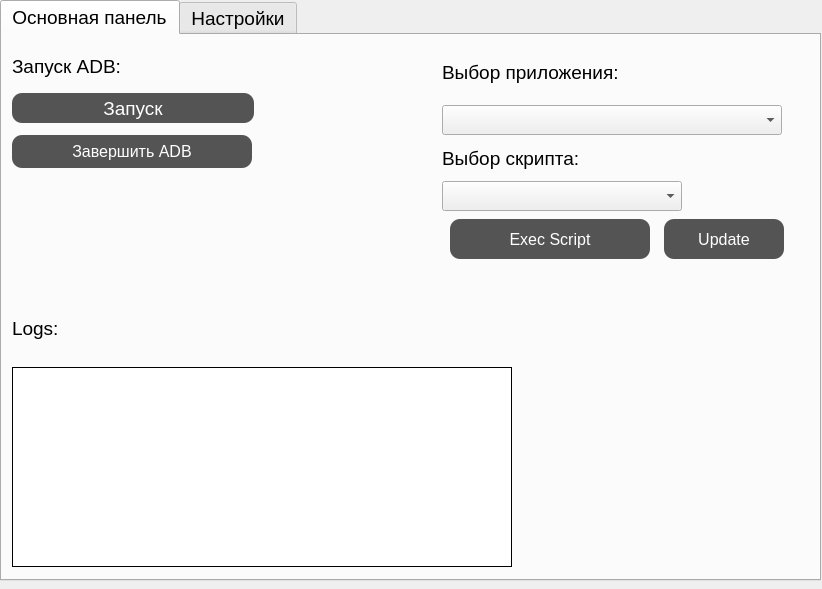
<?xml version="1.0" encoding="UTF-8"?>
<ui version="4.0">
 <class>MainWindow</class>
 <widget class="QMainWindow" name="MainWindow">
  <property name="geometry">
   <rect>
    <x>0</x>
    <y>0</y>
    <width>822</width>
    <height>589</height>
   </rect>
  </property>
  <property name="windowTitle">
   <string>MainWindow</string>
  </property>
  <widget class="QWidget" name="centralwidget">
   <widget class="QTabWidget" name="tabWidget">
    <property name="geometry">
     <rect>
      <x>0</x>
      <y>0</y>
      <width>821</width>
      <height>581</height>
     </rect>
    </property>
    <property name="font">
     <font>
      <pointsize>14</pointsize>
     </font>
    </property>
    <property name="currentIndex">
     <number>0</number>
    </property>
    <widget class="QWidget" name="tab">
     <attribute name="title">
      <string>Основная панель</string>
     </attribute>
     <widget class="QWidget" name="verticalLayoutWidget">
      <property name="geometry">
       <rect>
        <x>10</x>
        <y>260</y>
        <width>531</width>
        <height>282</height>
       </rect>
      </property>
      <layout class="QVBoxLayout" name="verticalLayout">
       <item>
        <widget class="QLabel" name="label">
         <property name="maximumSize">
          <size>
           <width>16777215</width>
           <height>50</height>
          </size>
         </property>
         <property name="styleSheet">
          <string notr="true">font: 20pt &quot;MS Shell Dlg 2&quot;;</string>
         </property>
         <property name="text">
          <string>Logs:</string>
         </property>
        </widget>
       </item>
       <item>
        <widget class="QPlainTextEdit" name="plainTextEdit_logs">
         <property name="minimumSize">
          <size>
           <width>500</width>
           <height>200</height>
          </size>
         </property>
         <property name="maximumSize">
          <size>
           <width>500</width>
           <height>200</height>
          </size>
         </property>
         <property name="styleSheet">
          <string notr="true">border: 1px solid black;</string>
         </property>
        </widget>
       </item>
      </layout>
     </widget>
     <widget class="QWidget" name="verticalLayoutWidget_2">
      <property name="geometry">
       <rect>
        <x>440</x>
        <y>10</y>
        <width>352</width>
        <height>221</height>
       </rect>
      </property>
      <layout class="QVBoxLayout" name="verticalLayout_2">
       <item>
        <widget class="QLabel" name="label_2">
         <property name="minimumSize">
          <size>
           <width>300</width>
           <height>50</height>
          </size>
         </property>
         <property name="maximumSize">
          <size>
           <width>300</width>
           <height>50</height>
          </size>
         </property>
         <property name="styleSheet">
          <string notr="true">font: 14pt &quot;MS Shell Dlg 2&quot;;</string>
         </property>
         <property name="text">
          <string>Выбор приложения:</string>
         </property>
        </widget>
       </item>
       <item>
        <widget class="QComboBox" name="comboBox_app">
         <property name="minimumSize">
          <size>
           <width>340</width>
           <height>30</height>
          </size>
         </property>
         <property name="maximumSize">
          <size>
           <width>340</width>
           <height>30</height>
          </size>
         </property>
         <property name="font">
          <font>
           <pointsize>10</pointsize>
          </font>
         </property>
        </widget>
       </item>
       <item>
        <widget class="QLabel" name="label_3">
         <property name="minimumSize">
          <size>
           <width>240</width>
           <height>30</height>
          </size>
         </property>
         <property name="maximumSize">
          <size>
           <width>240</width>
           <height>30</height>
          </size>
         </property>
         <property name="styleSheet">
          <string notr="true">font: 14pt &quot;MS Shell Dlg 2&quot;;</string>
         </property>
         <property name="text">
          <string>Выбор скрипта:</string>
         </property>
        </widget>
       </item>
       <item>
        <widget class="QComboBox" name="comboBox_script">
         <property name="minimumSize">
          <size>
           <width>240</width>
           <height>30</height>
          </size>
         </property>
         <property name="maximumSize">
          <size>
           <width>240</width>
           <height>30</height>
          </size>
         </property>
         <property name="font">
          <font>
           <pointsize>12</pointsize>
          </font>
         </property>
        </widget>
       </item>
       <item>
        <layout class="QHBoxLayout" name="horizontalLayout">
         <item>
          <widget class="QPushButton" name="pushButton_exec_script">
           <property name="minimumSize">
            <size>
             <width>200</width>
             <height>40</height>
            </size>
           </property>
           <property name="maximumSize">
            <size>
             <width>200</width>
             <height>40</height>
            </size>
           </property>
           <property name="font">
            <font>
             <family>MS Shell Dlg 2</family>
             <pointsize>12</pointsize>
             <weight>9</weight>
             <italic>false</italic>
             <bold>false</bold>
            </font>
           </property>
           <property name="styleSheet">
            <string notr="true">QPushButton{
	border-radius: 10px;
	color: rgb(255, 255, 255);
	font: 75 12pt &quot;MS Shell Dlg 2&quot;;
	background-color: rgb(84, 84, 84);
}

QPushButton:hover{
	border-radius: 10px;
	color: rgb(255, 255, 255);
	font: 75 12pt &quot;MS Shell Dlg 2&quot;;
	background-color: rgb(132, 132, 132);
}

QPushButton:pressed{
	border-radius: 10px;
	color: rgb(255, 255, 255);
	font: 75 12pt &quot;MS Shell Dlg 2&quot;;
	background-color: rgb(84, 84, 84);
	
}</string>
           </property>
           <property name="text">
            <string>Exec Script</string>
           </property>
          </widget>
         </item>
         <item>
          <widget class="QPushButton" name="pushButton_exec_script_2">
           <property name="minimumSize">
            <size>
             <width>120</width>
             <height>40</height>
            </size>
           </property>
           <property name="maximumSize">
            <size>
             <width>120</width>
             <height>40</height>
            </size>
           </property>
           <property name="font">
            <font>
             <family>MS Shell Dlg 2</family>
             <pointsize>12</pointsize>
             <weight>9</weight>
             <italic>false</italic>
             <bold>false</bold>
            </font>
           </property>
           <property name="styleSheet">
            <string notr="true">QPushButton{
	border-radius: 10px;
	color: rgb(255, 255, 255);
	font: 75 12pt &quot;MS Shell Dlg 2&quot;;
	background-color: rgb(84, 84, 84);
}

QPushButton:hover{
	border-radius: 10px;
	color: rgb(255, 255, 255);
	font: 75 12pt &quot;MS Shell Dlg 2&quot;;
	background-color: rgb(132, 132, 132);
}

QPushButton:pressed{
	border-radius: 10px;
	color: rgb(255, 255, 255);
	font: 75 12pt &quot;MS Shell Dlg 2&quot;;
	background-color: rgb(84, 84, 84);
	
}</string>
           </property>
           <property name="text">
            <string>Update</string>
           </property>
          </widget>
         </item>
        </layout>
       </item>
      </layout>
     </widget>
     <widget class="QWidget" name="verticalLayoutWidget_4">
      <property name="geometry">
       <rect>
        <x>10</x>
        <y>10</y>
        <width>242</width>
        <height>131</height>
       </rect>
      </property>
      <layout class="QVBoxLayout" name="verticalLayout_4">
       <item>
        <widget class="QLabel" name="label_4">
         <property name="minimumSize">
          <size>
           <width>240</width>
           <height>30</height>
          </size>
         </property>
         <property name="maximumSize">
          <size>
           <width>240</width>
           <height>30</height>
          </size>
         </property>
         <property name="font">
          <font>
           <family>MS Shell Dlg 2</family>
           <pointsize>14</pointsize>
           <weight>50</weight>
           <italic>false</italic>
           <bold>false</bold>
          </font>
         </property>
         <property name="styleSheet">
          <string notr="true">font: 14pt &quot;MS Shell Dlg 2&quot;;</string>
         </property>
         <property name="text">
          <string>Запуск ADB:</string>
         </property>
        </widget>
       </item>
       <item>
        <widget class="QPushButton" name="pushButton_launch_adb">
         <property name="minimumSize">
          <size>
           <width>0</width>
           <height>30</height>
          </size>
         </property>
         <property name="font">
          <font>
           <family>MS Shell Dlg 2</family>
           <pointsize>14</pointsize>
           <weight>9</weight>
           <italic>false</italic>
           <bold>false</bold>
          </font>
         </property>
         <property name="styleSheet">
          <string notr="true">QPushButton{
	border-radius: 10px;
	color: rgb(255, 255, 255);
	font: 75 14pt &quot;MS Shell Dlg 2&quot;;
	background-color: rgb(84, 84, 84);
}

QPushButton:hover{
	border-radius: 10px;
	color: rgb(255, 255, 255);
	font: 75 14pt &quot;MS Shell Dlg 2&quot;;
	background-color: rgb(132, 132, 132);
}

QPushButton:pressed{
	border-radius: 10px;
	color: rgb(255, 255, 255);
	font: 75 14pt &quot;MS Shell Dlg 2&quot;;
	background-color: rgb(84, 84, 84);
	
}</string>
         </property>
         <property name="text">
          <string>Запуск</string>
         </property>
        </widget>
       </item>
       <item>
        <widget class="QPushButton" name="pushButton_kill_adb_server">
         <property name="minimumSize">
          <size>
           <width>240</width>
           <height>33</height>
          </size>
         </property>
         <property name="maximumSize">
          <size>
           <width>240</width>
           <height>33</height>
          </size>
         </property>
         <property name="font">
          <font>
           <family>MS Shell Dlg 2</family>
           <pointsize>12</pointsize>
           <weight>9</weight>
           <italic>false</italic>
           <bold>false</bold>
          </font>
         </property>
         <property name="styleSheet">
          <string notr="true">QPushButton{
	border-radius: 10px;
	color: rgb(255, 255, 255);
	font: 75 12pt &quot;MS Shell Dlg 2&quot;;
	background-color: rgb(84, 84, 84);
}

QPushButton:hover{
	border-radius: 10px;
	color: rgb(255, 255, 255);
	font: 75 12pt &quot;MS Shell Dlg 2&quot;;
	background-color: rgb(132, 132, 132);
}

QPushButton:pressed{
	border-radius: 10px;
	color: rgb(255, 255, 255);
	font: 75 12pt &quot;MS Shell Dlg 2&quot;;
	background-color: rgb(84, 84, 84);
	
}</string>
         </property>
         <property name="text">
          <string>Завершить ADB</string>
         </property>
        </widget>
       </item>
      </layout>
     </widget>
    </widget>
    <widget class="QWidget" name="tab_2">
     <attribute name="title">
      <string>Настройки</string>
     </attribute>
     <widget class="QWidget" name="layoutWidget">
      <property name="geometry">
       <rect>
        <x>409</x>
        <y>10</y>
        <width>371</width>
        <height>171</height>
       </rect>
      </property>
      <layout class="QVBoxLayout" name="verticalLayout_5">
       <item>
        <widget class="QLabel" name="label_8">
         <property name="styleSheet">
          <string notr="true">font: 14pt &quot;MS Shell Dlg 2&quot;;</string>
         </property>
         <property name="text">
          <string>Скрипт отслеживания функций</string>
         </property>
        </widget>
       </item>
       <item>
        <spacer name="verticalSpacer_2">
         <property name="orientation">
          <enum>Qt::Vertical</enum>
         </property>
         <property name="sizeHint" stdset="0">
          <size>
           <width>20</width>
           <height>40</height>
          </size>
         </property>
        </spacer>
       </item>
       <item>
        <widget class="QLabel" name="label_9">
         <property name="styleSheet">
          <string notr="true">font: 14pt &quot;MS Shell Dlg 2&quot;;</string>
         </property>
         <property name="text">
          <string>APK файл:</string>
         </property>
        </widget>
       </item>
       <item>
        <layout class="QHBoxLayout" name="horizontalLayout_2">
         <item>
          <widget class="QLineEdit" name="lineEdit_apk_file">
           <property name="maximumSize">
            <size>
             <width>250</width>
             <height>16777215</height>
            </size>
           </property>
           <property name="styleSheet">
            <string notr="true">font: 10pt &quot;MS Shell Dlg 2&quot;;</string>
           </property>
          </widget>
         </item>
         <item>
          <widget class="QPushButton" name="pushButton_choose_apk">
           <property name="maximumSize">
            <size>
             <width>250</width>
             <height>16777215</height>
            </size>
           </property>
           <property name="text">
            <string>Выбрать</string>
           </property>
          </widget>
         </item>
        </layout>
       </item>
       <item>
        <widget class="QPushButton" name="pushButton_generate_trace_script">
         <property name="maximumSize">
          <size>
           <width>250</width>
           <height>16777215</height>
          </size>
         </property>
         <property name="text">
          <string>Сгенерировать</string>
         </property>
        </widget>
       </item>
      </layout>
     </widget>
     <widget class="QWidget" name="">
      <property name="geometry">
       <rect>
        <x>10</x>
        <y>10</y>
        <width>381</width>
        <height>211</height>
       </rect>
      </property>
      <layout class="QVBoxLayout" name="verticalLayout_3">
       <item>
        <widget class="QLabel" name="label_7">
         <property name="styleSheet">
          <string notr="true">font: 14pt &quot;MS Shell Dlg 2&quot;;</string>
         </property>
         <property name="text">
          <string>Настройки устройства (эмулятора)</string>
         </property>
        </widget>
       </item>
       <item>
        <spacer name="verticalSpacer">
         <property name="orientation">
          <enum>Qt::Vertical</enum>
         </property>
         <property name="sizeHint" stdset="0">
          <size>
           <width>20</width>
           <height>40</height>
          </size>
         </property>
        </spacer>
       </item>
       <item>
        <widget class="QLabel" name="label_5">
         <property name="text">
          <string>IP адрес:</string>
         </property>
        </widget>
       </item>
       <item>
        <widget class="QLineEdit" name="lineEdit_ip">
         <property name="maximumSize">
          <size>
           <width>250</width>
           <height>16777215</height>
          </size>
         </property>
        </widget>
       </item>
       <item>
        <widget class="QLabel" name="label_6">
         <property name="text">
          <string>Порт:</string>
         </property>
        </widget>
       </item>
       <item>
        <widget class="QLineEdit" name="lineEdit_port">
         <property name="maximumSize">
          <size>
           <width>250</width>
           <height>16777215</height>
          </size>
         </property>
        </widget>
       </item>
       <item>
        <widget class="QPushButton" name="pushButton_save_settings">
         <property name="maximumSize">
          <size>
           <width>250</width>
           <height>16777215</height>
          </size>
         </property>
         <property name="text">
          <string>Сохранить</string>
         </property>
        </widget>
       </item>
      </layout>
     </widget>
    </widget>
   </widget>
  </widget>
 </widget>
 <resources/>
 <connections/>
</ui>
